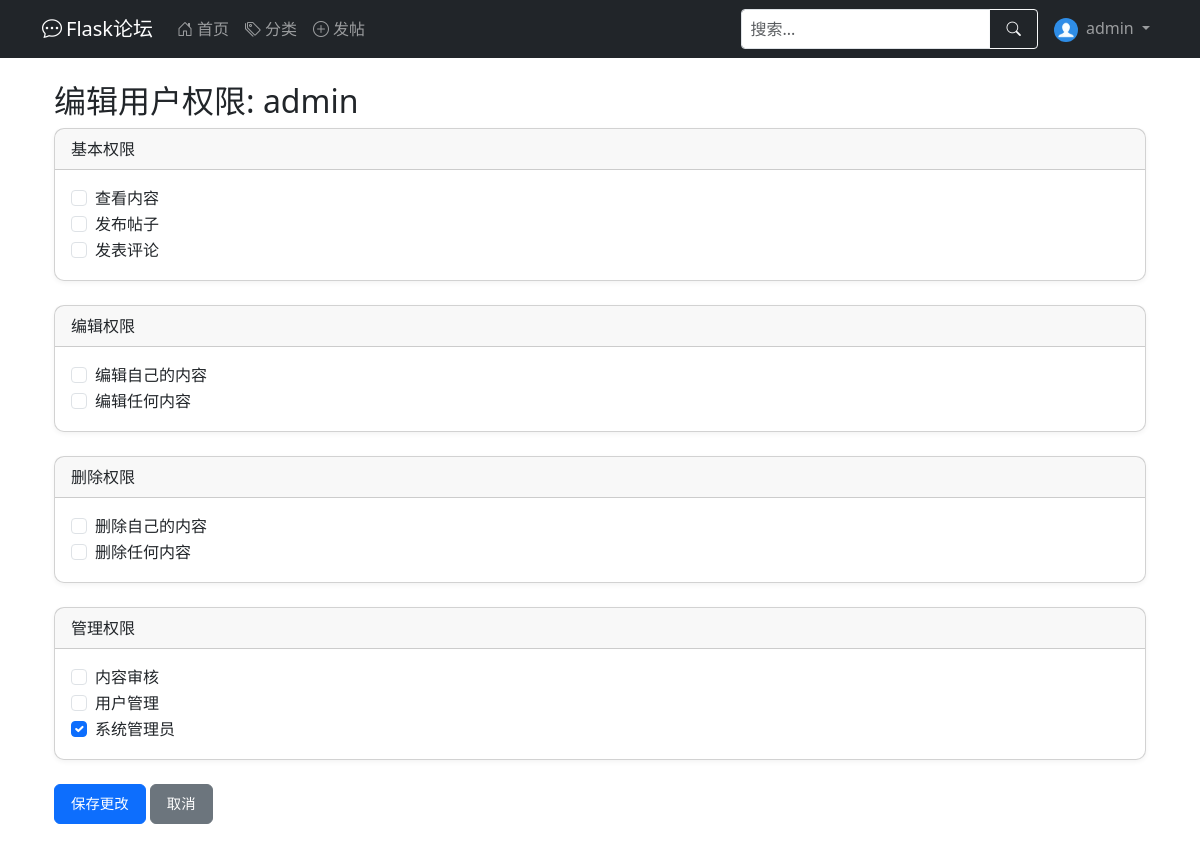
The page /admin/user/1 (signed in) on the database its author committed.
### app/models.py (models this page shows, shortened)
class User(UserMixin, db.Model):
    __tablename__ = 'user'
    id = db.Column(db.Integer, primary_key=True)
    username = db.Column(db.String(64), index=True, unique=True, nullable=False)
    email = db.Column(db.String(120), index=True, unique=True, nullable=False)
    password_hash = db.Column(db.String(128), nullable=False)
    created_at = db.Column(db.DateTime, default=datetime.utcnow)
    last_seen = db.Column(db.DateTime, default=datetime.utcnow)
    about_me = db.Column(db.Text)
    avatar = db.Column(db.String(120), default='default.jpg')  # 头像
    permissions = db.Column(db.Integer, default=Permissions.USER)
    posts = db.relationship('Post', backref='author', lazy='dynamic')  # 在Post处能查到作者，用法：Post.author
    def avatar_url(self):
        return url_for('static', filename=f'profile_pics/{self.avatar}', _external=True)
    def has_permission(self, permission):
        return (self.permissions & permission) == permission

### app/admin.py (the view)
@admin_bp.route('/user/<int:user_id>', methods=['GET', 'POST'])
@admin_required
def edit_user(user_id):
    user = User.query.get_or_404(user_id)
    return render_template('admin/edit_user.html', user=user, Permissions=Permissions)

### app/models.py (called while the page is built)
@login_manager.user_loader
def load_user(user_id):
    return User.query.get(int(user_id))

### app/templates/admin/edit_user.html
{% extends "base.html" %}
{% block content %}
<div class="container mt-4">
    <h2>编辑用户权限: {{ user.username }}</h2>
    <form method="POST" action="{{url_for('admin.change_user_info',user_id=user.id)}}">
        <div class="card mb-4">
            <div class="card-header">基本权限</div>
            <div class="card-body">
                <div class="form-check">
                    <input class="form-check-input" type="checkbox" name="can_view" id="can_view"
                           {% if user.has_permission(Permissions.VIEW) %}checked{% endif %}>
                    <label class="form-check-label" for="can_view">查看内容</label>
                </div>
                <div class="form-check">
                    <input class="form-check-input" type="checkbox" name="can_post" id="can_post"
                           {% if user.has_permission(Permissions.POST) %}checked{% endif %}>
                    <label class="form-check-label" for="can_post">发布帖子</label>
                </div>
                <div class="form-check">
                    <input class="form-check-input" type="checkbox" name="can_comment" id="can_comment"
                           {% if user.has_permission(Permissions.COMMENT) %}checked{% endif %}>
                    <label class="form-check-label" for="can_comment">发表评论</label>
                </div>
            </div>
        </div>
        <div class="card mb-4">
            <div class="card-header">编辑权限</div>
            <div class="card-body">
                <div class="form-check">
                    <input class="form-check-input" type="checkbox" name="can_edit_own" id="can_edit_own"
                           {% if user.has_permission(Permissions.EDIT_OWN) %}checked{% endif %}>
                    <label class="form-check-label" for="can_edit_own">编辑自己的内容</label>
                </div>
                <div class="form-check">
                    <input class="form-check-input" type="checkbox" name="can_edit_any" id="can_edit_any"
                           {% if user.has_permission(Permissions.EDIT_ANY) %}checked{% endif %}>
                    <label class="form-check-label" for="can_edit_any">编辑任何内容</label>
                </div>
            </div>
        </div>
        <div class="card mb-4">
            <div class="card-header">删除权限</div>
            <div class="card-body">
                <div class="form-check">
                    <input class="form-check-input" type="checkbox" name="can_delete_own" id="can_delete_own"
                           {% if user.has_permission(Permissions.DELETE_OWN) %}checked{% endif %}>
                    <label class="form-check-label" for="can_delete_own">删除自己的内容</label>
                </div>
                <div class="form-check">
                    <input class="form-check-input" type="checkbox" name="can_delete_any" id="can_delete_any"
                           {% if user.has_permission(Permissions.DELETE_ANY) %}checked{% endif %}>
                    <label class="form-check-label" for="can_delete_any">删除任何内容</label>
                </div>
            </div>
        </div>
        <div class="card mb-4">
            <div class="card-header">管理权限</div>
            <div class="card-body">
                <div class="form-check">
                    <input class="form-check-input" type="checkbox" name="can_moderate" id="can_moderate"
                           {% if user.has_permission(Permissions.MODERATE) %}checked{% endif %}>
                    <label class="form-check-label" for="can_moderate">内容审核</label>
                </div>
                <div class="form-check">
                    <input class="form-check-input" type="checkbox" name="can_manage_users" id="can_manage_users"
                           {% if user.has_permission(Permissions.MANAGE_USERS) %}checked{% endif %}>
                    <label class="form-check-label" for="can_manage_users">用户管理</label>
                </div>
                <div class="form-check">
                    <input class="form-check-input" type="checkbox" name="is_admin" id="is_admin"
                           {% if user.has_permission(Permissions.ADMIN) %}checked{% endif %}>
                    <label class="form-check-label" for="is_admin">系统管理员</label>
                </div>
            </div>
        </div>
        <button type="submit" class="btn btn-primary">保存更改</button>
        <a href="{{ url_for('admin.users') }}" class="btn btn-secondary">取消</a>
    </form>
</div>
{% endblock %}

### app/templates/base.html (shortened to what this page needs)
<!DOCTYPE html>
<html lang="zh" data-bs-theme="auto">
<head>
    <link href="/static/css/bootstrap.min.css" rel="stylesheet">
    <link rel="stylesheet" href="/static/css/bootstrap-icons.css">
</head>
<body>
<nav class="navbar navbar-expand-lg navbar-dark bg-dark desktop-nav">
    <div class="container">
        <a class="navbar-brand" href="{{ url_for('main.index') }}">
            <i class="bi bi-chat-dots me-1"></i>Flask论坛
        </a>
        <div class="collapse navbar-collapse" id="mainNavbar">
            <ul class="navbar-nav me-auto">
                <li class="nav-item">
                    <a class="nav-link" href="{{ url_for('main.index') }}">
                        <i class="bi bi-house-door me-1"></i>首页
                    </a>
                </li>
                <li class="nav-item">
                    <a class="nav-link" href="{{ url_for('main.list_categories') }}">
                        <i class="bi bi-tags me-1"></i>分类
                    </a>
                </li>
                <li class="nav-item">
                    <a class="nav-link" href="{{ url_for('main.create_post') }}">
                        <i class="bi bi-plus-circle me-1"></i>发帖
                    </a>
                </li>
            </ul>
            <form class="d-flex me-2 my-2 my-lg-0" action="{{ url_for('main.index') }}" method="get">
                <div class="input-group">
                    <input type="search" name="q" class="form-control form-control-sm" placeholder="搜索..."
                           aria-label="搜索" value="{{ request.args.get('q', '') }}">
                    <button class="btn btn-outline-light btn-sm" type="submit">
                        <i class="bi bi-search"></i>
                    </button>
                </div>
            </form>
            <ul class="navbar-nav">
                {% if current_user.is_authenticated %}
                <li class="nav-item dropdown">
                    <a class="nav-link dropdown-toggle" href="#" id="userDropdown" role="button"
                       data-bs-toggle="dropdown" aria-expanded="false">
                        <img src="{{ current_user.avatar_url() }}" class="rounded-circle me-1" width="24" height="24"
                             alt="头像">
                        {{ current_user.username }}
                    </a>
                </li>
                {% endif %}
            </ul>
        </div>
    </div>
</nav>
<main class="container mt-3 mb-5">
    {% block content %}{% endblock %}
</main>
</body>
</html>

### app/templates/base.html (style rules this page uses)
:root { --mobile-nav-height: 56px; }
@media (min-width: 769px) { .desktop-nav { display: block; } }
input, textarea, select { font-size: 16px !important; }
.card { margin-bottom: 15px; border-radius: 10px; box-shadow: 0 2px 5px rgba(0, 0, 0, 0.05); }
.btn { padding: 8px 16px; font-size: 0.9rem; }

### rows shown on the page
User: avatar_url (placeholder picture), username "admin", permissions "☑"
